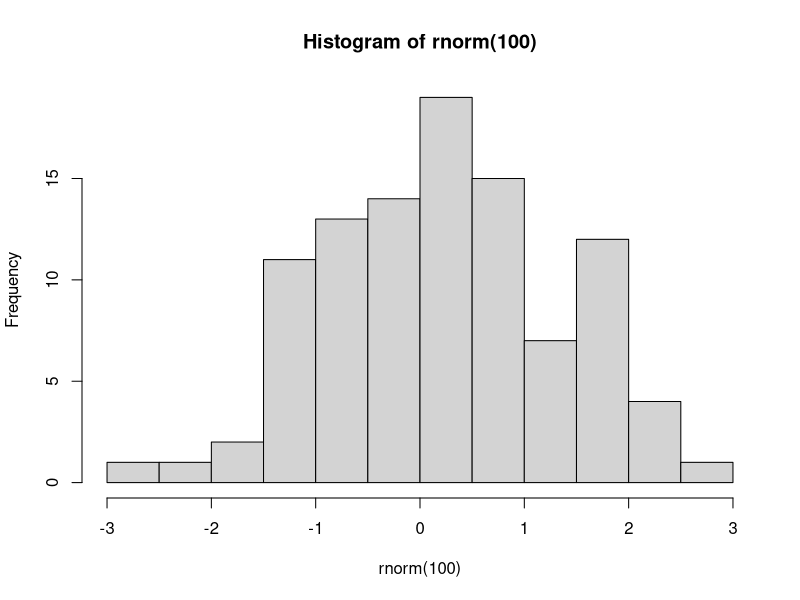

This chart was generated by the following R code:
params <-
list(isSlides = "no")

## ----setup, include=FALSE-----------------------------------------------------
suppressPackageStartupMessages(require(knitr))
knitr::opts_chunk$set(echo = TRUE, tidy = T)


## ----results='asis',include=TRUE,echo=FALSE-----------------------------------
if(params$isSlides != "yes"){
  cat("# Reproducible Reports

---
"    
  )
  
}



## ----results='asis',include=TRUE,echo=FALSE-----------------------------------
if(params$isSlides == "yes"){
  cat("class: inverse, center, middle

# Set Up

<html><div style='float:left'></div><hr color='#EB811B' size=1px width=720px></html> 

---
"    
  )
}else{
  cat("# Set Up

---
"    
  )
  
}



## ----setwd_introtoR,eval=F----------------------------------------------------
# setwd("/PathToMyDownload/Reproducible_R-master/r_course")
# # e.g. setwd("~/Downloads/Reproducible_R-master/r_course")


## ----results='asis',include=TRUE,echo=FALSE-----------------------------------
if(params$isSlides == "yes"){
  cat("class: inverse, center, middle

# Reproducible Research

<html><div style='float:left'></div><hr color='#EB811B' size=1px width=720px></html> 

---
"    
  )
}else{
  cat("# Reproducible Research

---
"    
  )
  
}



## ----eval=F-------------------------------------------------------------------
# # Generate some random numbers and plot them
# myRandNumbers <- rnorm(100,10,2)
# 
# plot(myRandNumbers)
# 
# sessionInfo()


## ----results='asis',include=TRUE,echo=FALSE-----------------------------------
if(params$isSlides == "yes"){
  cat("class: inverse, center, middle

# R Markdown

<html><div style='float:left'></div><hr color='#EB811B' size=1px width=720px></html> 

---
"    
  )
}else{
  cat("# R Markdown

---
"    
  )
  
}



## ----results='asis',include=TRUE,echo=FALSE-----------------------------------
if(params$isSlides == "yes"){
  cat("class: inverse, center, middle

# R Markdown Header

<html><div style='float:left'></div><hr color='#EB811B' size=1px width=720px></html> 

---
"    
  )
}else{
  cat("# R Markdown Header

---
"    
  )
  
}



## ---
## title: "My New Analysis"
## author: "Tom Carroll"
## date: "19th October 2022"
## output: html_document
## ---

## ---
## output: html_document
## ---

## ---
## output: pdf_document
## ---

## ---
## output: ioslides_presentation
## ---

## ---
## output:
##   html_document:
##     fig_width: 7
##     fig_height: 6
## ---

## ---
## output:
##   html_document:
##     theme: journal
##     highlight: espresso
## ---

## ----results='asis',include=TRUE,echo=FALSE-----------------------------------
if(params$isSlides == "yes"){
  cat("class: inverse, center, middle

# R Markdown Body

<html><div style='float:left'></div><hr color='#EB811B' size=1px width=720px></html> 

---
"    
  )
}else{
  cat("# R Markdown Body

---
"    
  )
  
}



## This is my first line.  # the comment here shows the line end
## This would be a new line.
## This wouldn't be a new line.

## Italics = _Italics_ or *Italics*
## Bold  =  __Bold__ or **Bold**

## ![alt text](imgs/Dist.jpg)
## ![alt text](https://rockefelleruniversity.github.io//r_course/imgs/Dist.jpg)

## https://rockefelleruniversity.github.io/
## [Github site](https://rockefelleruniversity.github.io/)

## # Top level section
## ## Middle level section
## ### Bottom level section

## - First item
## - Second item
##     + Second item A
##     + Second item B

## ----results='asis',include=TRUE,echo=FALSE-----------------------------------
if(params$isSlides == "yes"){
  cat("class: inverse, center, middle

# R Markdown Code Chunks

<html><div style='float:left'></div><hr color='#EB811B' size=1px width=720px></html> 

---
"    
  )
}else{
  cat("# R Markdown Code Chunks

---
"    
  )
  
}



## ```{r}
## hist(rnorm(100))
## ```

## -----------------------------------------------------------------------------
hist(rnorm(100))


## ```{r,warning=F,message=F}
## library(ggplot2)
## ```

## ----results='asis',include=TRUE,echo=FALSE-----------------------------------
if(params$isSlides == "yes"){
  cat("class: inverse, center, middle

# Other R Markdown tricks

<html><div style='float:left'></div><hr color='#EB811B' size=1px width=720px></html> 

---
"    
  )
}else{
  cat("# Other R Markdown tricks

---
"    
  )
  
}



## ----eval=T-------------------------------------------------------------------
temp <- rnorm(3)
temp2 <- rnorm(3)
dfExample <- data.frame(temp,temp2)
kable(dfExample)


## Here is some freeform _markdown_ and the first result
## from an rnorm call is 'r rnorm(3)[1]', followed by some
## more free form text.

## ----results='asis',include=TRUE,echo=FALSE-----------------------------------
if(params$isSlides == "yes"){
  cat("class: inverse, center, middle

# Interactivity

<html><div style='float:left'></div><hr color='#EB811B' size=1px width=720px></html> 

---
"    
  )
}else{
  cat("# Interactivity

---
"    
  )
  
}



## ----results='asis',include=TRUE,echo=FALSE-----------------------------------
if(params$isSlides == "yes"){
  cat("class: inverse, center, middle

# Quarto

<html><div style='float:left'></div><hr color='#EB811B' size=1px width=720px></html> 

---
"    
  )
}else{
  cat("# Quarto

---
"    
  )
  
}



## 
## ```{r}
## #| warning=F
## #| message=F
## library(ggplot2)
## ```
## 

## 
## ```{r,warning=F,message=F}
## library(ggplot2)
## ```
## 

## ---
## format:
##   html:
##     fig-width: 7
##     fig-height: 6
## ---

## ---
## output:
##   html_document:
##     fig_width: 7
##     fig_height: 6
## ---

## ---
## format:
##   html:
##     embed-resources: true
##     fig-width: 7
##     fig-height: 6
## ---

## ---
## title: "My_Project_Name"
## author:
##   - "Matt Paul"
##   - "Bioinformatics Resource Center"
##   - "Rockefeller University"
## date: "`r format(Sys.Date(), '%m/%d/%Y')`"
## format:
##   html:
##     embed-resources: true
##     code_folding: hide
##     number_sections: true
##     theme: yeti
##     highlight: tango
##     toc: true
##     toc_float: true
## ---

## 
## quarto render notebook.ipynb --execute
## 
